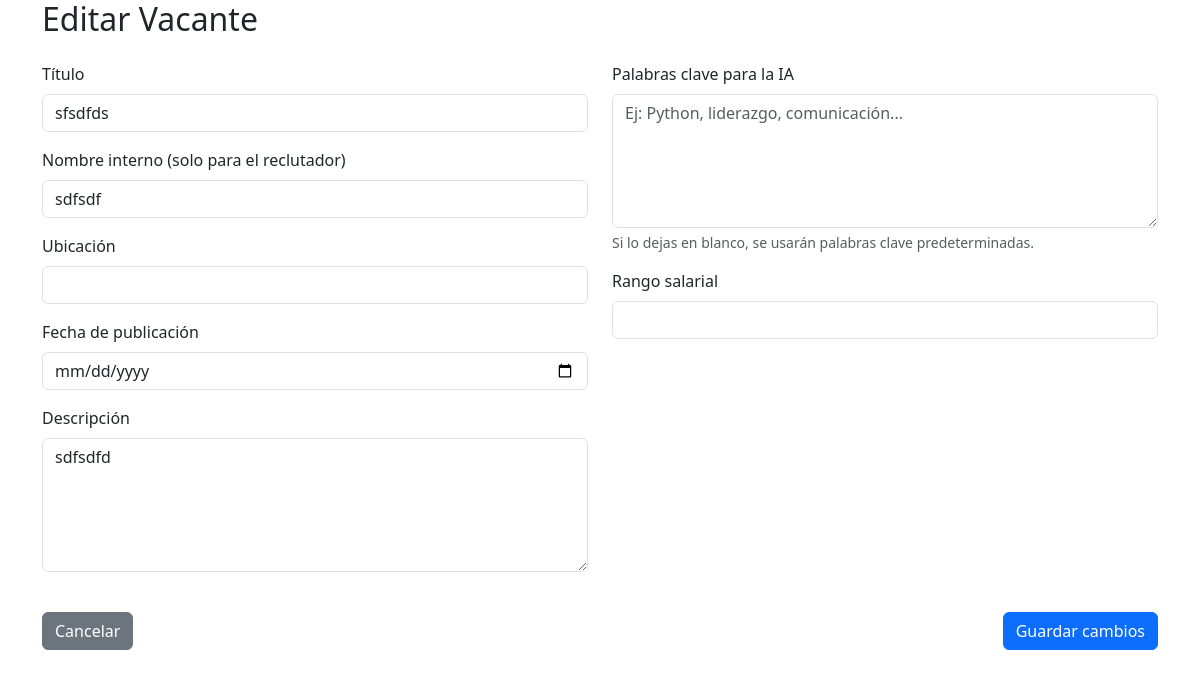
/vacante/13/editar/, run on the app's committed database.
### pages/models.py (models this page shows, shortened)
class Vacante(models.Model):
    titulo = models.CharField(max_length=200)
    nombre_interno = models.CharField(max_length=200, blank=True, null=True)
    descripcion = models.TextField()
    palabras_clave = models.CharField(max_length=300, blank=True, null=True)
    rango_salarial = models.CharField(max_length=100, blank=True, null=True)
    fecha_creacion = models.DateTimeField(auto_now_add=True)

### pages/views.py (the view, shortened to what this page needs)
# urls.py: path('vacante/<int:vacante_id>/editar/', views.editar_vacante, name='editar_vacante'),
def editar_vacante(request, vacante_id):
    vacante = get_object_or_404(Vacante, id=vacante_id)
    return render(request, "pages/editar_vacante.html", {"vacante": vacante})

### pages/templates/pages/editar_vacante.html (shortened to what this page needs)
{% extends "pages/base.html" %}
{% block content %}
<div class="container">
    <h2 class="mb-4">Editar Vacante</h2>
    <form method="POST">
        <div class="row">
            <div class="col-md-6">
                <div class="mb-3">
                    <label for="titulo" class="form-label">Título</label>
                    <input type="text" class="form-control" id="titulo" name="titulo" value="{{ vacante.titulo }}" required>
                </div>
                <div class="mb-3">
                    <label for="nombre_interno" class="form-label">Nombre interno (solo para el reclutador)</label>
                    <input type="text" class="form-control" id="nombre_interno" name="nombre_interno" value="{{ vacante.nombre_interno }}">
                </div>
                <div class="mb-3">
                    <label for="ubicacion" class="form-label">Ubicación</label>
                    <input type="text" class="form-control" id="ubicacion" name="ubicacion" value="{{ vacante.ubicacion }}">
                </div>
                <div class="mb-3">
                    <label for="fecha_publicacion" class="form-label">Fecha de publicación</label>
                    <input type="date" class="form-control" id="fecha_publicacion" name="fecha_publicacion" value="{{ vacante.fecha_publicacion|date:'Y-m-d' }}">
                </div>
                <div class="mb-3">
                    <label for="descripcion" class="form-label">Descripción</label>
                    <textarea class="form-control" id="descripcion" name="descripcion" rows="5" required>{{ vacante.descripcion }}</textarea>
                </div>
            </div>
            <div class="col-md-6">
                <div class="mb-3">
                    <label for="palabras_clave" class="form-label">Palabras clave para la IA</label>
                    <textarea class="form-control" id="palabras_clave" name="palabras_clave" rows="5" placeholder="Ej: Python, liderazgo, comunicación...">{{ vacante.palabras_clave }}</textarea>
                    <div class="form-text">Si lo dejas en blanco, se usarán palabras clave predeterminadas.</div>
                </div>
                <div class="mb-3">
                    <label for="rango_salarial" class="form-label">Rango salarial</label>
                    <input type="text" class="form-control" id="rango_salarial" name="rango_salarial" value="{{ vacante.rango_salarial }}">
                </div>
            </div>
        </div>
        <div class="mt-4 d-flex justify-content-between">
            <a href="{% url 'reclutador' %}" class="btn btn-secondary">Cancelar</a>
            <button type="submit" class="btn btn-primary">Guardar cambios</button>
        </div>
    </form>
</div>
{% endblock %}

### data on the page
Vacante: titulo "sfsdfds", nombre_interno "sdfsdf", descripcion "sdfsdfd"
